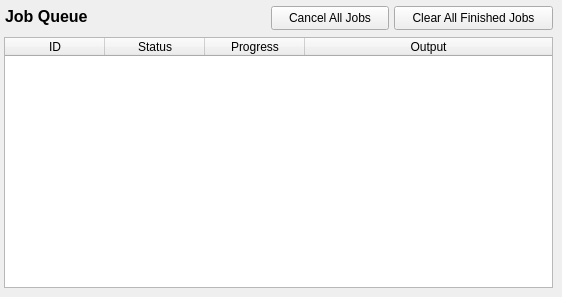
    <widget class="QWidget" name="JobTab">
     <attribute name="title">
      <string>Jobs</string>
     </attribute>
     <widget class="QTableWidget" name="JobQueue">
      <property name="geometry">
       <rect>
        <x>4</x>
        <y>37</y>
        <width>549</width>
        <height>251</height>
       </rect>
      </property>
      <property name="sizePolicy">
       <sizepolicy hsizetype="Fixed" vsizetype="Fixed">
        <horstretch>0</horstretch>
        <verstretch>0</verstretch>
       </sizepolicy>
      </property>
      <property name="focusPolicy">
       <enum>Qt::NoFocus</enum>
      </property>
      <property name="contextMenuPolicy">
       <enum>Qt::CustomContextMenu</enum>
      </property>
      <property name="horizontalScrollBarPolicy">
       <enum>Qt::ScrollBarAlwaysOff</enum>
      </property>
      <property name="editTriggers">
       <set>QAbstractItemView::NoEditTriggers</set>
      </property>
      <property name="selectionMode">
       <enum>QAbstractItemView::NoSelection</enum>
      </property>
      <property name="selectionBehavior">
       <enum>QAbstractItemView::SelectRows</enum>
      </property>
      <property name="rowCount">
       <number>0</number>
      </property>
      <attribute name="horizontalHeaderVisible">
       <bool>true</bool>
      </attribute>
      <attribute name="horizontalHeaderCascadingSectionResizes">
       <bool>false</bool>
      </attribute>
      <attribute name="horizontalHeaderMinimumSectionSize">
       <number>50</number>
      </attribute>
      <attribute name="horizontalHeaderDefaultSectionSize">
       <number>100</number>
      </attribute>
      <attribute name="horizontalHeaderHighlightSections">
       <bool>false</bool>
      </attribute>
      <attribute name="horizontalHeaderShowSortIndicator" stdset="0">
       <bool>false</bool>
      </attribute>
      <attribute name="horizontalHeaderStretchLastSection">
       <bool>true</bool>
      </attribute>
      <attribute name="verticalHeaderVisible">
       <bool>false</bool>
      </attribute>
      <attribute name="verticalHeaderCascadingSectionResizes">
       <bool>false</bool>
      </attribute>
      <attribute name="verticalHeaderMinimumSectionSize">
       <number>25</number>
      </attribute>
      <attribute name="verticalHeaderDefaultSectionSize">
       <number>25</number>
      </attribute>
      <attribute name="verticalHeaderHighlightSections">
       <bool>true</bool>
      </attribute>
      <attribute name="verticalHeaderShowSortIndicator" stdset="0">
       <bool>false</bool>
      </attribute>
      <attribute name="verticalHeaderStretchLastSection">
       <bool>false</bool>
      </attribute>
      <column>
       <property name="text">
        <string>ID</string>
       </property>
      </column>
      <column>
       <property name="text">
        <string>Status</string>
       </property>
      </column>
      <column>
       <property name="text">
        <string>Progress</string>
       </property>
      </column>
      <column>
       <property name="text">
        <string>Output</string>
       </property>
      </column>
     </widget>
     <widget class="QLabel" name="JobQueueLabel">
      <property name="geometry">
       <rect>
        <x>5</x>
        <y>5</y>
        <width>83</width>
        <height>23</height>
       </rect>
      </property>
      <property name="font">
       <font>
        <pointsize>12</pointsize>
        <bold>true</bold>
       </font>
      </property>
      <property name="text">
       <string>Job Queue</string>
      </property>
     </widget>
     <widget class="QPushButton" name="ClearJobsBttn">
      <property name="geometry">
       <rect>
        <x>394</x>
        <y>6</y>
        <width>159</width>
        <height>24</height>
       </rect>
      </property>
      <property name="text">
       <string>Clear All Finished Jobs</string>
      </property>
     </widget>
     <widget class="QPushButton" name="CancelQueueBttn">
      <property name="geometry">
       <rect>
        <x>271</x>
        <y>6</y>
        <width>118</width>
        <height>24</height>
       </rect>
      </property>
      <property name="text">
       <string>Cancel All Jobs</string>
      </property>
     </widget>
    </widget>
